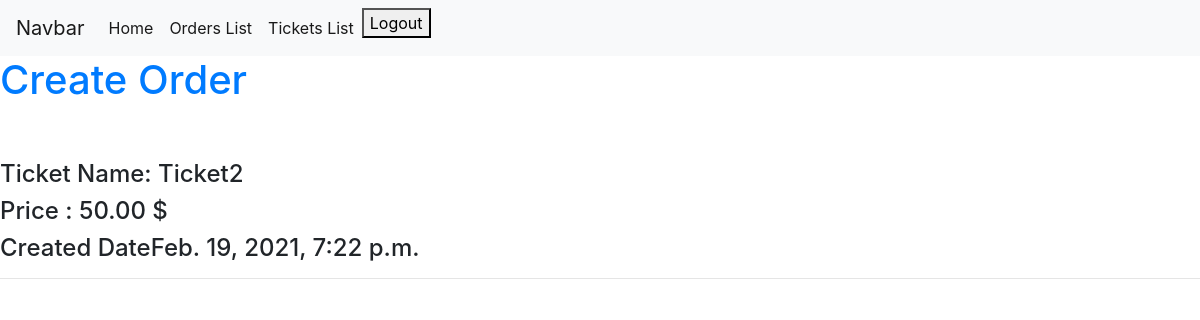
Before: /orders (signed in) with the older database file.
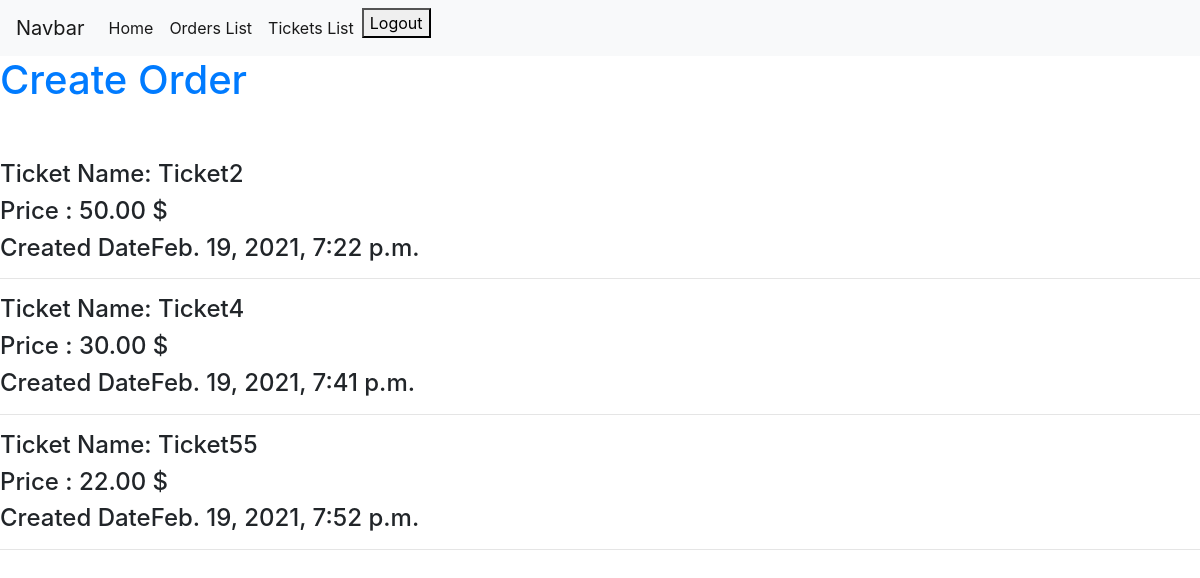
After: the same page with the newer database file.
### ecommerce/models.py (models this page shows, shortened)
class Order(models.Model):
    user = models.ForeignKey(to='user.User', on_delete=models.SET_NULL, null=True, related_name='orders')
    ticket = models.OneToOneField(to='ecommerce.Ticket', on_delete=models.PROTECT, related_name='orders')
    price = models.DecimalField(max_digits=10, decimal_places=2, verbose_name=_("Price"))
    created_date = models.DateTimeField(auto_now_add=True)
    class Meta:
        verbose_name = _('Order')
        verbose_name_plural = _('Orders')

class Ticket(models.Model):
    name = models.CharField(max_length=100, verbose_name=_('Ticket name'), unique=True)
    start_date = models.DateTimeField(verbose_name=_('Start date'))
    end_date = models.DateTimeField(verbose_name=_('End date'))
    qr_code = models.CharField(max_length=254, verbose_name=_('QR Code'))
    price = models.DecimalField(max_digits=10, decimal_places=2, verbose_name=_("Price"), null=True)
    status = models.IntegerField(choices=TicketStatus.choices, default=0)
    def __str__(self):
        return self.name
    class Meta:
        verbose_name = _('Ticket')
        verbose_name_plural = _('Tickets')

### ecommerce/views.py (the view)
# urls.py: path('orders', orders_list, name='orders_list'),
@login_required
def orders_list(request: WSGIRequest) -> HttpResponse:
    orders: Order = Order.objects.filter(user_id=request.user.pk)
    return render(request, 'pages/ecommerce/orders.html', context={'orders': orders})

### templates/pages/ecommerce/orders.html (shortened to what this page needs)
{% extends 'layout.html' %}
{% block content %}
    <h1><a href="{% url 'ecommerce:create_orders' %}">Create Order</a></h1>
    <br>
    <br>
    {% for order in orders %}
        <h4>Ticket Name: {{ order.ticket }}</h4>
        <h4>Price : {{ order.price }} $</h4>
        <h4>Created Date{{ order.created_date }}</h4>
        <hr>
    {% endfor %}
{% endblock %}

### templates/layout.html (shortened to what this page needs)
{% load static %}
<!DOCTYPE html>
<html lang="en">
<head>
    <link rel="stylesheet" href="https://maxcdn.bootstrapcdn.com/bootstrap/4.0.0/css/bootstrap.min.css"
>
</head>
<body>
{% include 'partials/_header.html' %}
{% block content %}
{% endblock content %}
</body>
</html>

### templates/partials/_header.html (shortened to what this page needs)
{% load static %}
<nav class="navbar navbar-expand-lg navbar-light bg-light">
    <a class="navbar-brand" href="{% url 'ecommerce:index' %}">Navbar</a>
    <div class="collapse navbar-collapse" id="navbarSupportedContent">
        <ul class="navbar-nav mr-auto">
            <li class="nav-item active">
                <a class="nav-link" href="{% url 'ecommerce:index' %}">Home</a>
            </li>
            {% if user.is_authenticated %}
                <li class="nav-item active">
                    <a class="nav-link" href="{% url 'ecommerce:orders_list' %}">Orders List</a>
                </li>
                <li class="nav-item active">
                    <a class="nav-link" href="{% url 'ecommerce:tickets_list' %}">Tickets List</a>
                </li>
                <li class="nav-item active">
                    <form action="{% url 'user:logout' %}" method="POST">
                        <button type="submit"> Logout</button>
                    </form>
                </li>
            {% endif %}
        </ul>
    </div>
</nav>

Changed rows visible on the page:
added Order: ticket "Ticket4", price "30.00", created_date "Feb. 19, 2021, 7:41 p.m."
added Order: ticket "Ticket55", price "22.00", created_date "Feb. 19, 2021, 7:52 p.m."
